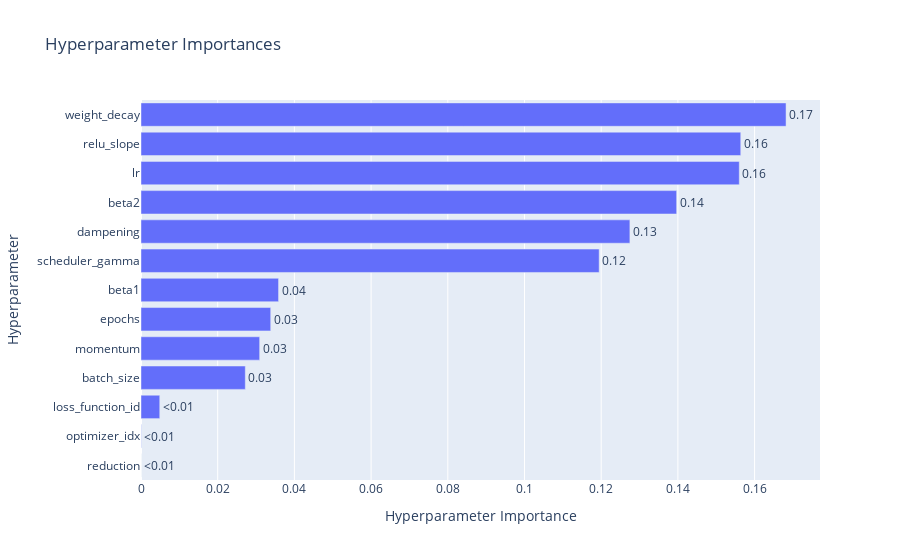

The cell this chart's notebook holds for it:
### Code cell
vis.plot_param_importances(study)

### Figure 1 — Plotly figure (JSON) as saved in the notebook; plotly's stock layout.template omitted (floating-point values rounded to 4 significant figures)
{"data": [{"cliponaxis": false, "hovertemplate": ["reduction (CategoricalDistribution): 0.0<extra></extra>", "optimizer_idx (IntDistribution): 6.448541252943869e-05<extra></extra>", "loss_function_id (IntDistribution): 0.004891748600820806<extra></extra>", "batch_size (IntDistribution): 0.027198472383664834<extra></extra>", "momentum (FloatDistribution): 0.030940527234637704<extra></extra>", "epochs (IntDistribution): 0.03381906111543272<extra></extra>", "beta1 (FloatDistribution): 0.03587009617716524<extra></extra>", "scheduler_gamma (FloatDistribution): 0.11946700314680953<extra></extra>", "dampening (FloatDistribution): 0.1274808282941634<extra></extra>", "beta2 (FloatDistribution): 0.13967454350776856<extra></extra>", "lr (FloatDistribution): 0.1560044070628242<extra></extra>", "relu_slope (FloatDistribution): 0.1563882845012681<extra></extra>", "weight_decay (FloatDistribution): 0.16820054256291553<extra></extra>"], "name": "Objective Value", "orientation": "h", "text": ["<0.01", "<0.01", "<0.01", "0.03", "0.03", "0.03", "0.04", "0.12", "0.13", "0.14", "0.16", "0.16", "0.17"], "textposition": "outside", "type": "bar", "x": [0, 6.449e-05, 0.004892, 0.0272, 0.03094, 0.03382, 0.03587, 0.1195, 0.1275, 0.1397, 0.156, 0.1564, 0.1682], "y": ["reduction", "optimizer_idx", "loss_function_id", "batch_size", "momentum", "epochs", "beta1", "scheduler_gamma", "dampening", "beta2", "lr", "relu_slope", "weight_decay"]}], "layout": {"title": {"text": "Hyperparameter Importances"}, "xaxis": {"title": {"text": "Hyperparameter Importance"}}, "yaxis": {"title": {"text": "Hyperparameter"}}}}
